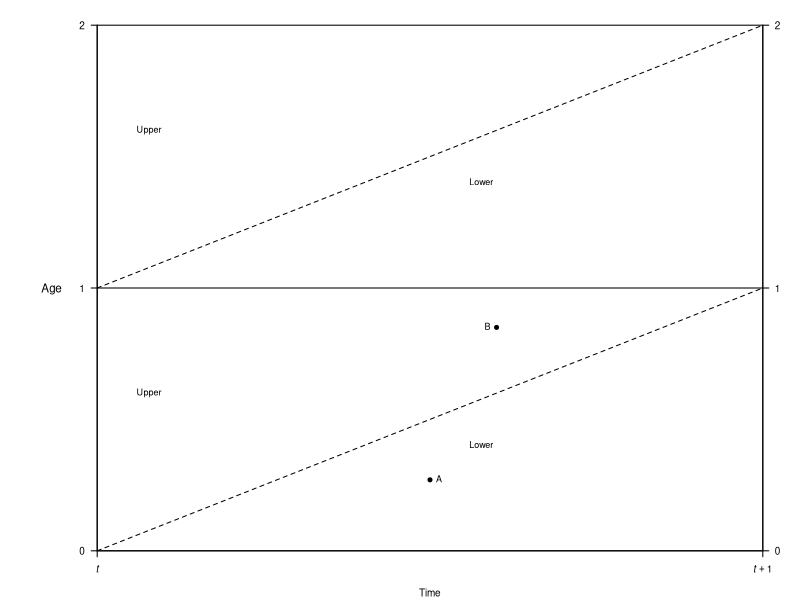

The R source for this figure:

makeFrame <- function() {
    par(xaxs = "i",
        yaxs = "i",
        mar = c(4.1, 8.1, 2.1, 3.1),
        xpd = NA,
        lwd = 1,
        cex = 0.6)
    plot(0:2,
         type = "n",
         xlab = "Time",
         ylab = "",
         xlim = c(0, 1),
         ylim = c(0, 2),
         las = 2,
         xaxt = "n",
         yaxt = "n",
         frame.plot = FALSE)
    axis(1,
         at = 0:1,
         labels = c(expression(italic(t)), expression(italic(t)+1)),
         line = 0)
    axis(2,
         at = 0:2,
         labels = c("0", "1", "2"),
         las = 2,
         line = 0)
    axis(4,
         at = 0:2,
         labels = c("0", "1", "2"),
         las = 2,
         line = 0)
    mtext(side = 2,
          text = "Age",
          las = 2,
          cex = 0.7,
          line = 3)
    abline(h = 1, col = "black", lty = "solid", xpd = FALSE)
    for (a in (-1):1)
        abline(a = a, b = 1, col = "black", lty = "dashed", xpd = FALSE)
    box()
}

pdf(file = "fig_lexis.pdf",
    w = 2.1,
    h = 2.3)

makeFrame()

text(x = 0.05,
     y = 0.6,
     labels = "Upper",
     pos = 4,
     cex = 0.9)
text(x = 0.55,
     y = 0.4,
     labels = "Lower",
     pos = 4,
     cex = 0.9)
text(x = 0.05,
     y = 1.6,
     labels = "Upper",
     pos = 4,
     cex = 0.9)
text(x = 0.55,
     y = 1.4,
     labels = "Lower",
     pos = 4,
     cex = 0.9)

points(x = c(0.5, 0.6),
       y = c(0.27, 0.85),
       cex = 0.9,
       pch = 19)
text(x = c(0.5, 0.6),
     y = c(0.27, 0.85),
     labels = c("A", "B"),
     cex = 0.9,
     pos = c(4, 2))

dev.off()

         



